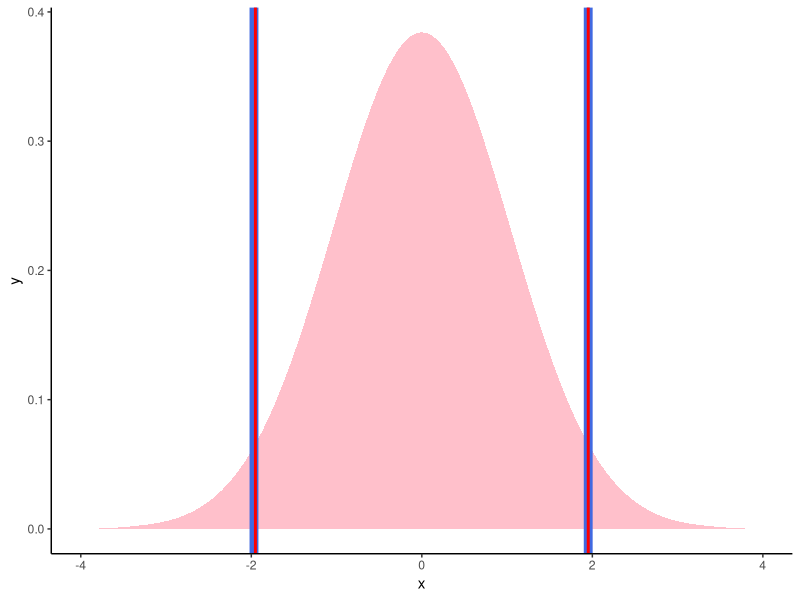
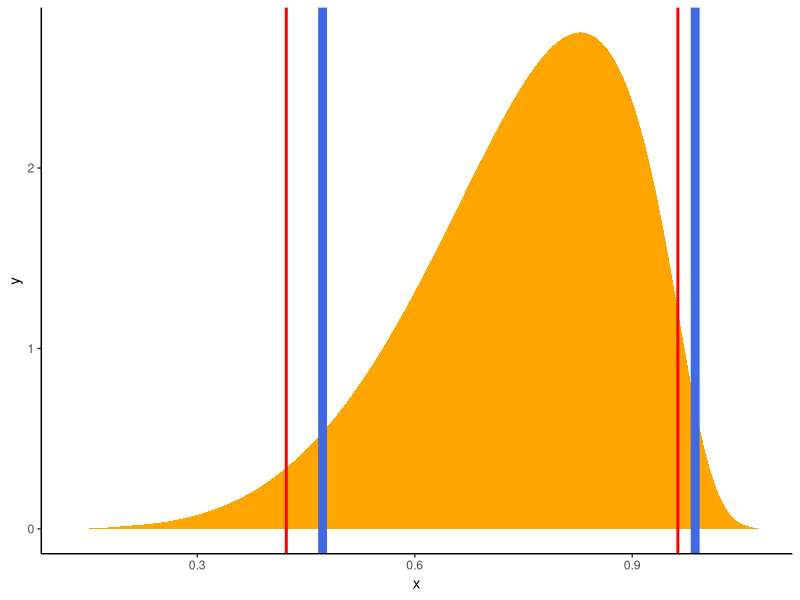

The R source for these figures, in order:
## ---- chunk 1
library(knitr)
options(knitr.kable.NA = '')
options(digits=2)

set.seed(333)
## ---- chunk 2
library(bayestestR)
library(dplyr)
library(ggplot2)

# Generate a normal distribution
posterior <- distribution_normal(1000)

# Compute HDI and Quantile CI
ci_hdi <- hdi(posterior)
ci_eti <- ci(posterior)

# Plot the distribution and add the limits of the two CIs
posterior %>% 
  estimate_density(extend=TRUE) %>% 
  ggplot(aes(x=x, y=y)) +
  geom_area(fill="pink") +
  theme_classic() +
  # HDI in blue
  geom_vline(xintercept=ci_hdi$CI_low, color="royalblue", size=3) +
  geom_vline(xintercept=ci_hdi$CI_high, color="royalblue", size=3) +
  # Quantile in red
  geom_vline(xintercept=ci_eti$CI_low, color="red", size=1) +
  geom_vline(xintercept=ci_eti$CI_high, color="red", size=1)
## ---- chunk 3
library(bayestestR)
library(dplyr)
library(ggplot2)

# Generate a beta distribution
posterior <- distribution_beta(1000, 6, 2)

# Compute HDI and Quantile CI
ci_hdi <- hdi(posterior)
ci_eti <- ci(posterior)

# Plot the distribution and add the limits of the two CIs
posterior %>% 
  estimate_density(extend=TRUE) %>% 
  ggplot(aes(x=x, y=y)) +
  geom_area(fill="orange") +
  theme_classic() +
  # HDI in blue
  geom_vline(xintercept=ci_hdi$CI_low, color="royalblue", size=3) +
  geom_vline(xintercept=ci_hdi$CI_high, color="royalblue", size=3) +
  # Quantile in red
  geom_vline(xintercept=ci_eti$CI_low, color="red", size=1) +
  geom_vline(xintercept=ci_eti$CI_high, color="red", size=1)
